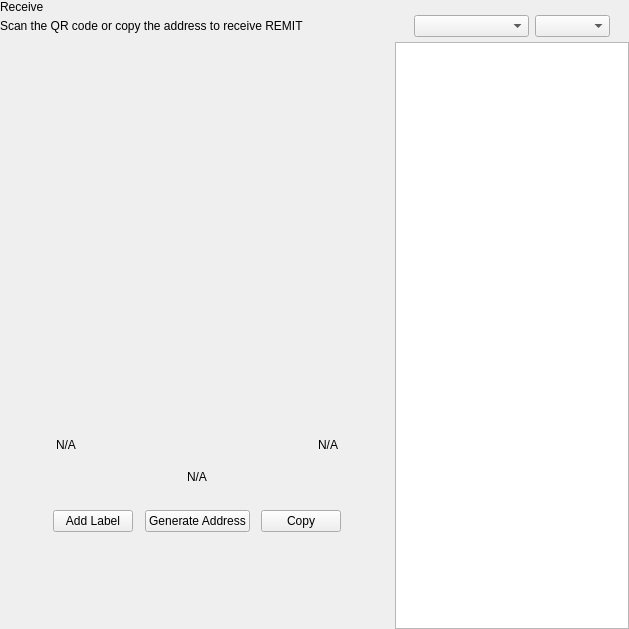
<?xml version="1.0" encoding="UTF-8"?>
<ui version="4.0">
 <class>ReceiveWidget</class>
 <widget class="QWidget" name="ReceiveWidget">
  <property name="geometry">
   <rect>
    <x>0</x>
    <y>0</y>
    <width>629</width>
    <height>629</height>
   </rect>
  </property>
  <property name="minimumSize">
   <size>
    <width>0</width>
    <height>0</height>
   </size>
  </property>
  <property name="windowTitle">
   <string>Form</string>
  </property>
  <layout class="QHBoxLayout" name="horizontalLayout_2" stretch="2,1">
   <property name="spacing">
    <number>0</number>
   </property>
   <property name="leftMargin">
    <number>0</number>
   </property>
   <property name="topMargin">
    <number>0</number>
   </property>
   <property name="rightMargin">
    <number>0</number>
   </property>
   <property name="bottomMargin">
    <number>0</number>
   </property>
   <item>
    <widget class="QWidget" name="left" native="true">
     <layout class="QVBoxLayout" name="verticalLayout_3">
      <property name="leftMargin">
       <number>0</number>
      </property>
      <property name="topMargin">
       <number>0</number>
      </property>
      <property name="rightMargin">
       <number>0</number>
      </property>
      <property name="bottomMargin">
       <number>0</number>
      </property>
      <item>
       <layout class="QVBoxLayout" name="verticalLayout_2">
        <property name="spacing">
         <number>0</number>
        </property>
        <property name="leftMargin">
         <number>0</number>
        </property>
        <item>
         <layout class="QHBoxLayout" name="horizontalLayout_3">
          <property name="spacing">
           <number>0</number>
          </property>
          <item>
           <layout class="QVBoxLayout" name="verticalLayout_4">
            <property name="spacing">
             <number>5</number>
            </property>
            <item>
             <widget class="QLabel" name="labelTitle">
              <property name="text">
               <string>Receive</string>
              </property>
             </widget>
            </item>
            <item alignment="Qt::AlignTop">
             <widget class="QLabel" name="labelSubtitle1">
              <property name="text">
               <string>Scan the QR code or copy the address to receive REMIT</string>
              </property>
             </widget>
            </item>
           </layout>
          </item>
          <item>
           <spacer name="horizontalSpacer">
            <property name="orientation">
             <enum>Qt::Horizontal</enum>
            </property>
            <property name="sizeHint" stdset="0">
             <size>
              <width>40</width>
              <height>20</height>
             </size>
            </property>
           </spacer>
          </item>
         </layout>
        </item>
        <item>
         <spacer name="verticalSpacer_2">
          <property name="orientation">
           <enum>Qt::Vertical</enum>
          </property>
          <property name="sizeType">
           <enum>QSizePolicy::Expanding</enum>
          </property>
          <property name="sizeHint" stdset="0">
           <size>
            <width>20</width>
            <height>50</height>
           </size>
          </property>
         </spacer>
        </item>
        <item alignment="Qt::AlignHCenter">
         <widget class="QWidget" name="layoutQR" native="true">
          <property name="maximumSize">
           <size>
            <width>510</width>
            <height>16777215</height>
           </size>
          </property>
          <layout class="QVBoxLayout" name="verticalLayoutQr">
           <item>
            <spacer name="verticalSpacer11">
             <property name="orientation">
              <enum>Qt::Vertical</enum>
             </property>
             <property name="sizeType">
              <enum>QSizePolicy::Fixed</enum>
             </property>
             <property name="sizeHint" stdset="0">
              <size>
               <width>20</width>
               <height>20</height>
              </size>
             </property>
            </spacer>
           </item>
           <item alignment="Qt::AlignHCenter">
            <widget class="QLabel" name="labelQrImg">
             <property name="minimumSize">
              <size>
               <width>260</width>
               <height>260</height>
              </size>
             </property>
             <property name="maximumSize">
              <size>
               <width>260</width>
               <height>260</height>
              </size>
             </property>
             <property name="text">
              <string/>
             </property>
             <property name="alignment">
              <set>Qt::AlignCenter</set>
             </property>
            </widget>
           </item>
           <item>
            <spacer name="verticalSpacer_21">
             <property name="orientation">
              <enum>Qt::Vertical</enum>
             </property>
             <property name="sizeType">
              <enum>QSizePolicy::Fixed</enum>
             </property>
             <property name="sizeHint" stdset="0">
              <size>
               <width>20</width>
               <height>30</height>
              </size>
             </property>
            </spacer>
           </item>
           <item>
            <widget class="QWidget" name="widget" native="true">
             <property name="minimumSize">
              <size>
               <width>0</width>
               <height>0</height>
              </size>
             </property>
             <layout class="QHBoxLayout" name="horizontalLayout_5">
              <item>
               <widget class="QLabel" name="labelLabel">
                <property name="text">
                 <string notr="true">N/A</string>
                </property>
               </widget>
              </item>
              <item>
               <spacer name="horizontalSpacer_2">
                <property name="orientation">
                 <enum>Qt::Horizontal</enum>
                </property>
                <property name="sizeHint" stdset="0">
                 <size>
                  <width>141</width>
                  <height>20</height>
                 </size>
                </property>
               </spacer>
              </item>
              <item>
               <widget class="QLabel" name="labelDate">
                <property name="text">
                 <string notr="true">N/A</string>
                </property>
                <property name="alignment">
                 <set>Qt::AlignRight|Qt::AlignTrailing|Qt::AlignVCenter</set>
                </property>
               </widget>
              </item>
             </layout>
            </widget>
           </item>
           <item>
            <widget class="QLabel" name="labelAddress">
             <property name="sizePolicy">
              <sizepolicy hsizetype="Expanding" vsizetype="Preferred">
               <horstretch>0</horstretch>
               <verstretch>0</verstretch>
              </sizepolicy>
             </property>
             <property name="minimumSize">
              <size>
               <width>300</width>
               <height>0</height>
              </size>
             </property>
             <property name="text">
              <string notr="true">N/A</string>
             </property>
             <property name="alignment">
              <set>Qt::AlignCenter</set>
             </property>
            </widget>
           </item>
           <item>
            <spacer name="verticalSpacer_4">
             <property name="orientation">
              <enum>Qt::Vertical</enum>
             </property>
             <property name="sizeType">
              <enum>QSizePolicy::Fixed</enum>
             </property>
             <property name="sizeHint" stdset="0">
              <size>
               <width>20</width>
               <height>20</height>
              </size>
             </property>
            </spacer>
           </item>
           <item>
            <layout class="QHBoxLayout" name="horizontalLayout_4">
             <item alignment="Qt::AlignHCenter">
              <widget class="QPushButton" name="pushButtonLabel">
               <property name="focusPolicy">
                <enum>Qt::NoFocus</enum>
               </property>
               <property name="text">
                <string>Add Label</string>
               </property>
              </widget>
             </item>
             <item alignment="Qt::AlignHCenter">
              <widget class="QPushButton" name="pushButtonNewAddress">
               <property name="focusPolicy">
                <enum>Qt::NoFocus</enum>
               </property>
               <property name="text">
                <string>Generate Address</string>
               </property>
              </widget>
             </item>
             <item alignment="Qt::AlignHCenter">
              <widget class="QPushButton" name="pushButtonCopy">
               <property name="focusPolicy">
                <enum>Qt::NoFocus</enum>
               </property>
               <property name="text">
                <string>Copy</string>
               </property>
              </widget>
             </item>
            </layout>
           </item>
           <item>
            <spacer name="verticalSpacer_3">
             <property name="orientation">
              <enum>Qt::Vertical</enum>
             </property>
             <property name="sizeType">
              <enum>QSizePolicy::Expanding</enum>
             </property>
             <property name="sizeHint" stdset="0">
              <size>
               <width>20</width>
               <height>20</height>
              </size>
             </property>
            </spacer>
           </item>
          </layout>
         </widget>
        </item>
        <item>
         <spacer name="verticalSpacer">
          <property name="orientation">
           <enum>Qt::Vertical</enum>
          </property>
          <property name="sizeHint" stdset="0">
           <size>
            <width>20</width>
            <height>40</height>
           </size>
          </property>
         </spacer>
        </item>
       </layout>
      </item>
     </layout>
    </widget>
   </item>
   <item>
    <widget class="QWidget" name="right" native="true">
     <layout class="QVBoxLayout" name="verticalLayout_5">
      <property name="spacing">
       <number>0</number>
      </property>
      <property name="leftMargin">
       <number>1</number>
      </property>
      <property name="topMargin">
       <number>0</number>
      </property>
      <property name="rightMargin">
       <number>0</number>
      </property>
      <property name="bottomMargin">
       <number>0</number>
      </property>
      <item>
       <layout class="QVBoxLayout" name="container_right">
        <property name="spacing">
         <number>0</number>
        </property>
        <property name="leftMargin">
         <number>0</number>
        </property>
        <property name="rightMargin">
         <number>0</number>
        </property>
        <item>
         <layout class="QVBoxLayout" name="verticalLayout">
          <property name="spacing">
           <number>6</number>
          </property>
          <property name="leftMargin">
           <number>19</number>
          </property>
          <property name="rightMargin">
           <number>19</number>
          </property>
          <item>
           <widget class="OptionButton" name="btnRequest" native="true"/>
          </item>
          <item>
           <widget class="OptionButton" name="btnMyAddresses" native="true">
            <property name="sizePolicy">
             <sizepolicy hsizetype="Preferred" vsizetype="Minimum">
              <horstretch>0</horstretch>
              <verstretch>0</verstretch>
             </sizepolicy>
            </property>
           </widget>
          </item>
         </layout>
        </item>
        <item>
         <widget class="QWidget" name="sortWidget" native="true">
          <layout class="QHBoxLayout" name="horizontalLayout_6">
           <property name="leftMargin">
            <number>19</number>
           </property>
           <property name="rightMargin">
            <number>19</number>
           </property>
           <property name="bottomMargin">
            <number>5</number>
           </property>
           <item>
            <spacer name="horizontalSpacer_3">
             <property name="orientation">
              <enum>Qt::Horizontal</enum>
             </property>
             <property name="sizeHint" stdset="0">
              <size>
               <width>40</width>
               <height>20</height>
              </size>
             </property>
            </spacer>
           </item>
           <item>
            <widget class="QComboBox" name="comboBoxSort">
             <property name="sizePolicy">
              <sizepolicy hsizetype="Preferred" vsizetype="Fixed">
               <horstretch>0</horstretch>
               <verstretch>0</verstretch>
              </sizepolicy>
             </property>
             <property name="minimumSize">
              <size>
               <width>115</width>
               <height>0</height>
              </size>
             </property>
            </widget>
           </item>
           <item>
            <widget class="QComboBox" name="comboBoxSortOrder">
             <property name="sizePolicy">
              <sizepolicy hsizetype="Preferred" vsizetype="Fixed">
               <horstretch>0</horstretch>
               <verstretch>0</verstretch>
              </sizepolicy>
             </property>
             <property name="minimumSize">
              <size>
               <width>75</width>
               <height>0</height>
              </size>
             </property>
            </widget>
           </item>
          </layout>
         </widget>
        </item>
        <item>
         <widget class="QListView" name="listViewAddress"/>
        </item>
       </layout>
      </item>
     </layout>
    </widget>
   </item>
  </layout>
 </widget>
 <customwidgets>
  <customwidget>
   <class>OptionButton</class>
   <extends>QWidget</extends>
   <header>qt/remita/optionbutton.h</header>
   <container>1</container>
  </customwidget>
 </customwidgets>
 <resources/>
 <connections/>
</ui>
